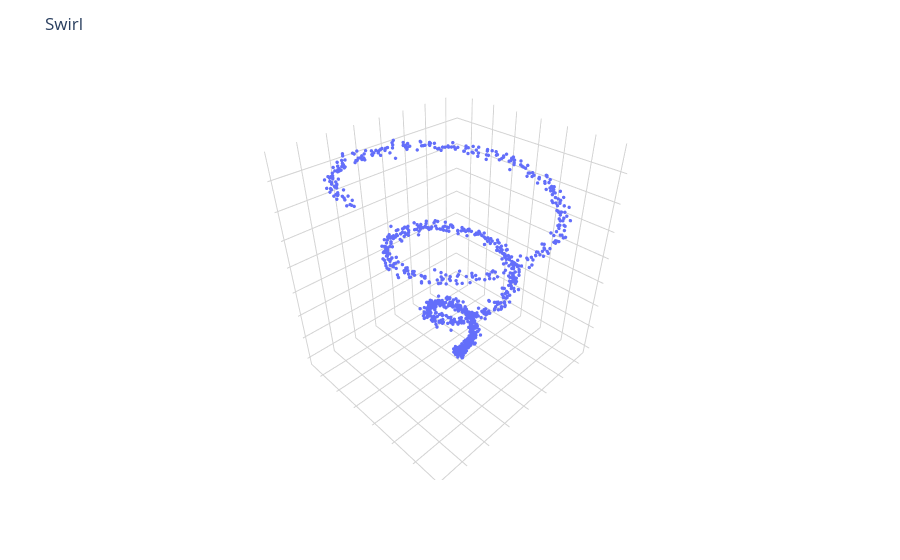

Notebook source saved alongside this figure:
### Code cell
# Generate a swirly point cloud so the rotation is visible
n = 1000
t = np.linspace(0, 6 * np.pi, n)
points = np.column_stack([np.cos(t) * t / 10, np.sin(t) * t / 10, t / 5])
points += 0.05 * np.random.randn(*points.shape)

fig = cg.plot(points, title="Swirl", size=2.0)


axis_style = dict(
    backgroundcolor="white",   # the colored "wall" behind each axis
    gridcolor="lightgray",     # grid lines
    showbackground=True,
    showticklabels=False,      # hide the numbers
    title="",                  # hide the x/y/z label
    zerolinecolor="lightgray",
)

fig.update_layout(
    paper_bgcolor="white",     # area outside the 3D scene
    scene=dict(
        bgcolor="white",       # area inside the 3D box
        xaxis=axis_style,
        yaxis=axis_style,
        zaxis=axis_style,
    ),
)
fig.show()

### Figure 1 — Plotly figure (JSON) as saved in the notebook; plotly's stock layout.template omitted (floating-point values rounded to 4 significant figures; data arrays with more than 128 entries replaced by an {"elided": "..."} marker saying what was removed)
{"data": [{"hovertemplate": "x=%{x}<br>y=%{y}<br>z=%{z}<extra></extra>", "legendgroup": "", "marker": {"color": "#636efa", "size": 2, "symbol": "circle"}, "mode": "markers", "name": "", "scene": "scene", "showlegend": false, "type": "scatter3d", "x": {"elided": "1000 float values"}, "y": {"elided": "1000 float values"}, "z": {"elided": "1000 float values"}}], "layout": {"legend": {"tracegroupgap": 0}, "margin": {"t": 60}, "paper_bgcolor": "white", "scene": {"aspectmode": "data", "bgcolor": "white", "domain": {"x": [0, 1], "y": [0, 1]}, "xaxis": {"backgroundcolor": "white", "gridcolor": "lightgray", "showbackground": true, "showticklabels": false, "title": {"text": ""}, "zerolinecolor": "lightgray"}, "yaxis": {"backgroundcolor": "white", "gridcolor": "lightgray", "showbackground": true, "showticklabels": false, "title": {"text": ""}, "zerolinecolor": "lightgray"}, "zaxis": {"backgroundcolor": "white", "gridcolor": "lightgray", "showbackground": true, "showticklabels": false, "title": {"text": ""}, "zerolinecolor": "lightgray"}}, "title": {"text": "Swirl"}}}
